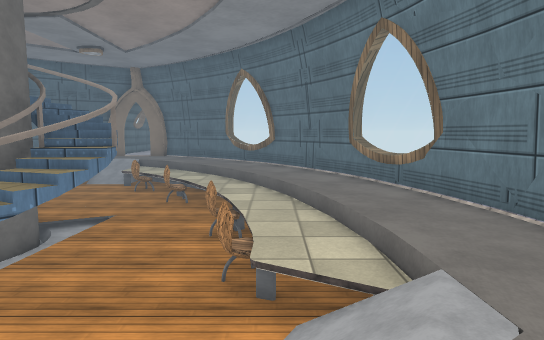
view 1 (above)

15 first-person views from a walk through a scene from a Unity 3-D project. The camera is 1.3 m above the floor, tilts 6° down and sees 75° across. Doors are open. The floor is counted in squares, 1 m on a side. Each view is taken from the middle of a square. On the plan, view 1 faces up. The plan holds only what a view shows up to about 15 squares ahead; the rest is blank. The place goes on beyond the plan. The player character is not drawn. Some surface patterns are stand-ins.

view 2
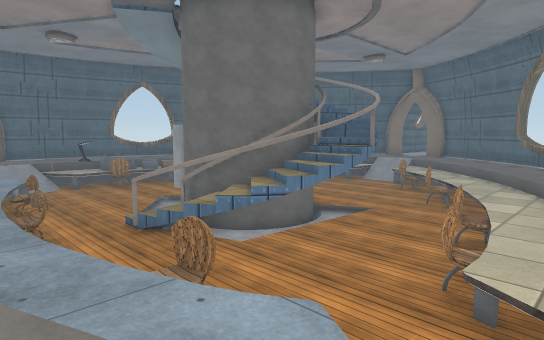

view 3
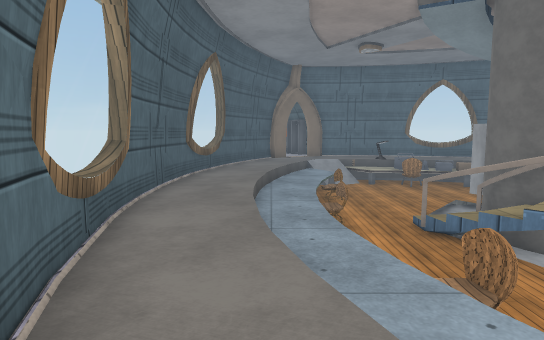

view 4
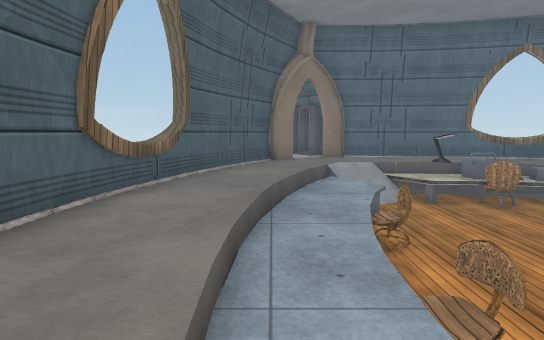

view 5
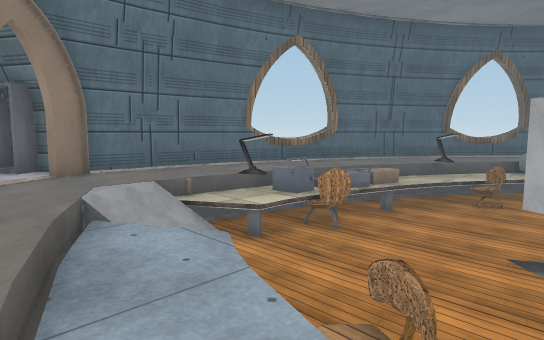

view 6
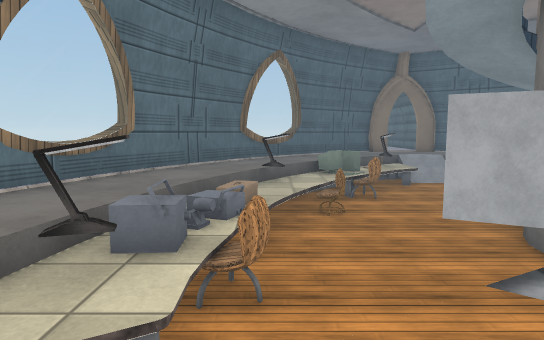

view 7
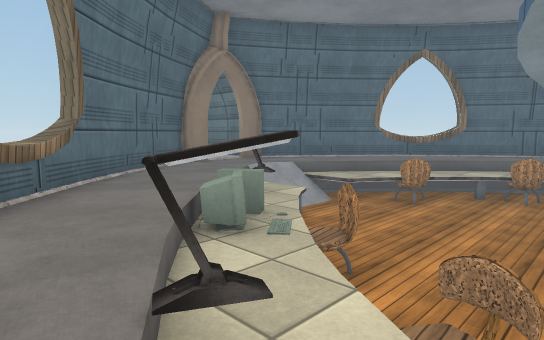

view 8
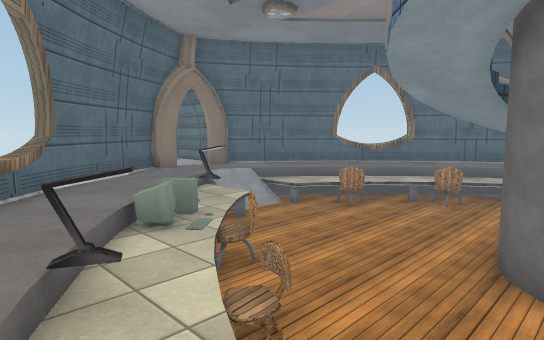

view 9
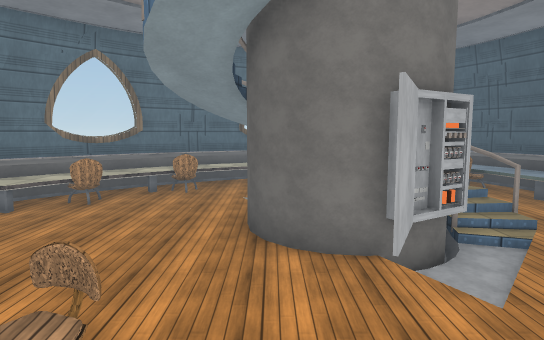

view 10
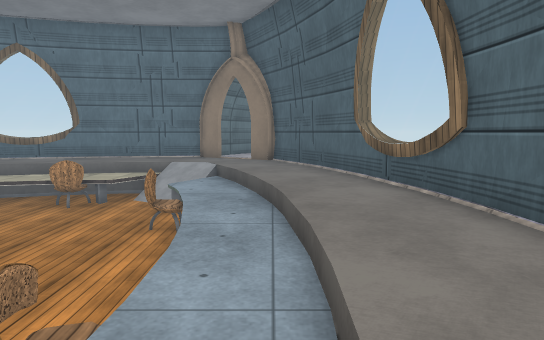

view 11
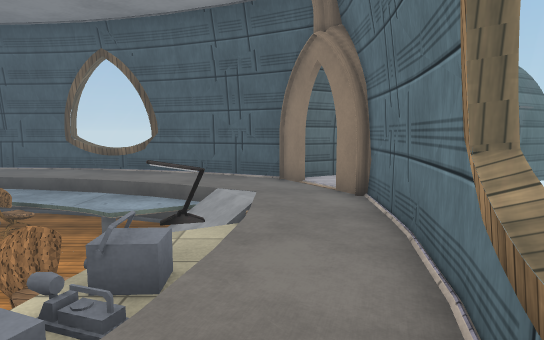

view 12
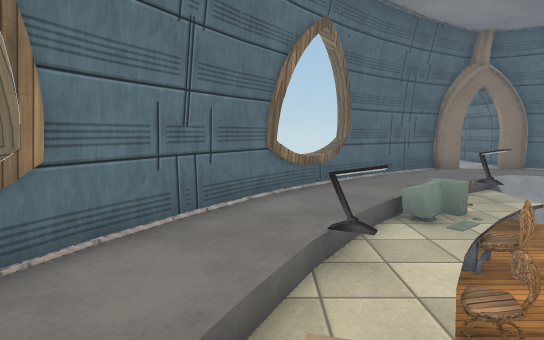

view 13
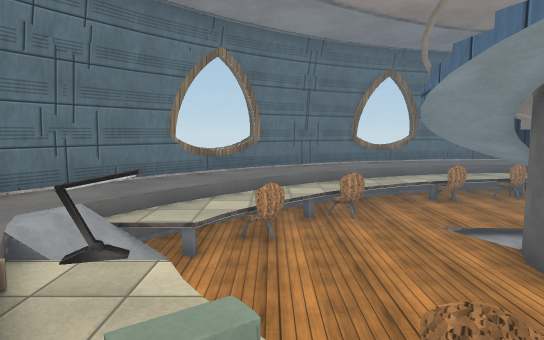

view 14
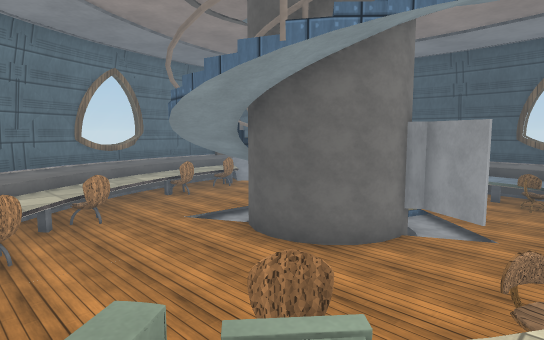

view 15
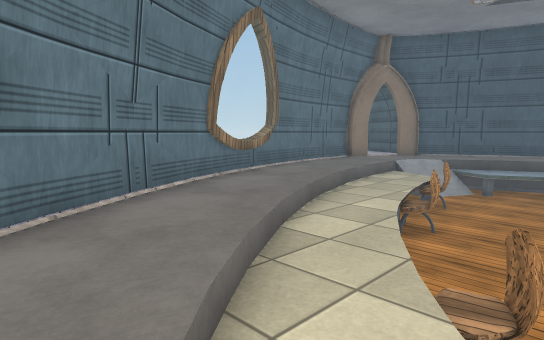

### Floor plan
Key: @ floor where view 1 was taken; # wall or solid block; . main floor; - floor 0.25 m lower than the main floor; _ floor 0.5 m lower than the main floor; < floor 1 m lower than the main floor; ( floor 1.25 m lower than the main floor; / step, stairs or slope; D open door; = window, fence, low wall or low ledge; v drop or lower ground; C chair; L lamp; M monitor; O other object.
Columns run from 19 left of view 1 to 4 right of it. Each row starts with its distance up from view 1.
 22              #
 21             .#
 20          ##DD##
 19        ###....###
 18       ##........##
 17      ==...////...==
 16     #=../L_//--/..=#
 15     =../__<<<=--/.==
 14    ##./MM<<<<CC--/.##
 13   ##../_C<<<<<<=-/..##
 12   #..L/vC<<<<<<CC-/..#
 11  ##..L/C<<<<<<<<<=-..##
 10  =../_/C<<<<<<<<<=-/..=
  9 #=../=<<<<####(<<<=-..=#
  8 ==.///<<O<#  #/#<<C-/.==
  7 #..//<<<OOO  #=#<<<-/..#
  6 #../OC<</(O### #<<C--..#
  5 #..LL<<<<///=##<<<C--..#
  4 #../=<<<<<</##<<<<<=/..#
  3 #..//=<<<<<<<<<<<<=//..#
  2 #D.//--=C<<C<<<<C#-//.D#
  1 #D...------===----//..D#
  0  ##.....//----///..@.##
 -1  ####..............###
 -2     ###==......==###
 -3        #==####==#

Where each view was taken, in squares from view 1:
view 1: 0 up, 0 right, facing up
view 2: 0 up, 1 right, facing up-left
view 3: 0 up, 1 right, facing left
view 4: 0 up, 5 left, facing left
view 5: 0 up, 10 left, facing up-left
view 6: 2 up, 14 left, facing up
view 7: 10 up, 15 left, facing up-right
view 8: 8 up, 15 left, facing up-right
view 9: 9 up, 15 left, facing right
view 10: 0 up, 10 left, facing right
view 11: 10 up, 17 left, facing down
view 12: 7 up, 15 left, facing up
view 13: 14 up, 13 left, facing right
view 14: 15 up, 13 left, facing down-right
view 15: 15 up, 4 left, facing down-right
